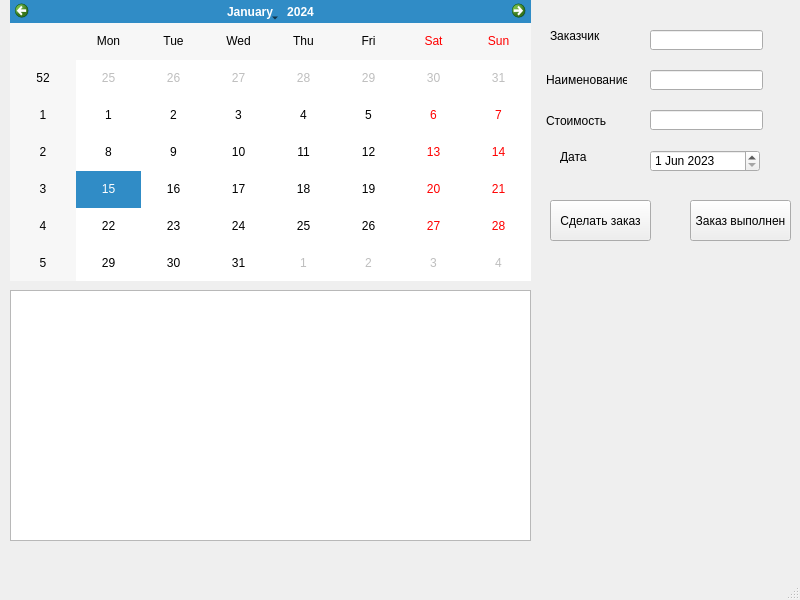
<?xml version="1.0" encoding="UTF-8"?>
<ui version="4.0">
 <class>MainWindow</class>
 <widget class="QMainWindow" name="MainWindow">
  <property name="geometry">
   <rect>
    <x>0</x>
    <y>0</y>
    <width>800</width>
    <height>600</height>
   </rect>
  </property>
  <property name="windowTitle">
   <string>MainWindow</string>
  </property>
  <widget class="QWidget" name="centralwidget">
   <widget class="QCalendarWidget" name="calendarWidget">
    <property name="geometry">
     <rect>
      <x>10</x>
      <y>0</y>
      <width>521</width>
      <height>281</height>
     </rect>
    </property>
   </widget>
   <widget class="QLabel" name="label">
    <property name="geometry">
     <rect>
      <x>550</x>
      <y>20</y>
      <width>71</width>
      <height>31</height>
     </rect>
    </property>
    <property name="text">
     <string>Заказчик</string>
    </property>
   </widget>
   <widget class="QTableWidget" name="tableWidget">
    <property name="geometry">
     <rect>
      <x>10</x>
      <y>290</y>
      <width>521</width>
      <height>251</height>
     </rect>
    </property>
   </widget>
   <widget class="QLineEdit" name="lineEdit">
    <property name="geometry">
     <rect>
      <x>650</x>
      <y>30</y>
      <width>113</width>
      <height>20</height>
     </rect>
    </property>
   </widget>
   <widget class="QLineEdit" name="lineEdit_2">
    <property name="geometry">
     <rect>
      <x>650</x>
      <y>70</y>
      <width>113</width>
      <height>20</height>
     </rect>
    </property>
   </widget>
   <widget class="QLineEdit" name="lineEdit_3">
    <property name="geometry">
     <rect>
      <x>650</x>
      <y>110</y>
      <width>113</width>
      <height>20</height>
     </rect>
    </property>
   </widget>
   <widget class="QLabel" name="label_2">
    <property name="geometry">
     <rect>
      <x>546</x>
      <y>69</y>
      <width>81</width>
      <height>21</height>
     </rect>
    </property>
    <property name="text">
     <string>Наименование</string>
    </property>
   </widget>
   <widget class="QLabel" name="label_3">
    <property name="geometry">
     <rect>
      <x>546</x>
      <y>110</y>
      <width>61</width>
      <height>21</height>
     </rect>
    </property>
    <property name="text">
     <string>Стоимость</string>
    </property>
   </widget>
   <widget class="QLabel" name="label_4">
    <property name="geometry">
     <rect>
      <x>560</x>
      <y>150</y>
      <width>47</width>
      <height>13</height>
     </rect>
    </property>
    <property name="text">
     <string>Дата</string>
    </property>
   </widget>
   <widget class="QDateEdit" name="dateEdit">
    <property name="geometry">
     <rect>
      <x>650</x>
      <y>150</y>
      <width>110</width>
      <height>22</height>
     </rect>
    </property>
    <property name="dateTime">
     <datetime>
      <hour>0</hour>
      <minute>0</minute>
      <second>0</second>
      <year>2023</year>
      <month>6</month>
      <day>1</day>
     </datetime>
    </property>
   </widget>
   <widget class="QPushButton" name="pushButton">
    <property name="geometry">
     <rect>
      <x>550</x>
      <y>200</y>
      <width>101</width>
      <height>41</height>
     </rect>
    </property>
    <property name="text">
     <string>Сделать заказ</string>
    </property>
   </widget>
   <widget class="QPushButton" name="pushButton_2">
    <property name="geometry">
     <rect>
      <x>690</x>
      <y>200</y>
      <width>101</width>
      <height>41</height>
     </rect>
    </property>
    <property name="text">
     <string>Заказ выполнен</string>
    </property>
   </widget>
  </widget>
  <widget class="QMenuBar" name="menubar">
   <property name="geometry">
    <rect>
     <x>0</x>
     <y>0</y>
     <width>800</width>
     <height>21</height>
    </rect>
   </property>
  </widget>
  <widget class="QStatusBar" name="statusbar"/>
 </widget>
 <resources/>
 <connections/>
</ui>
